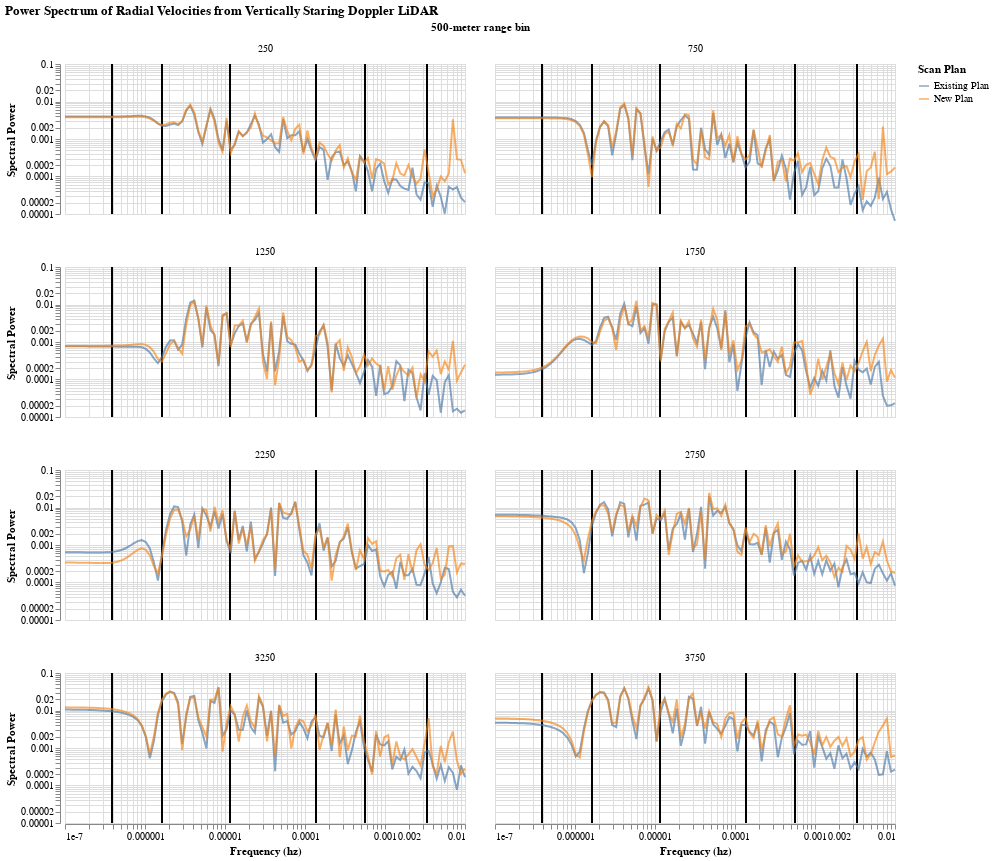

This figure's notebook cell:
### Code cell
psss = alt.Chart().mark_line(opacity=0.65).encode(
    alt.X('frequency:Q', scale=alt.Scale(type='log'), title='Frequency (hz)'),
    alt.Y('Spectral Power:Q', scale=alt.Scale(type='log', domain=[0.00001, 0.1])),
    alt.Color('Scan Plan:N')
).properties(height=150)

vertline_month = alt.Chart().mark_rule().encode(x='month:Q')
vertline_a = alt.Chart().mark_rule().encode(x='a:Q')
vertline_b = alt.Chart().mark_rule().encode(x='b:Q')
vertline_c = alt.Chart().mark_rule().encode(x='c:Q')
vertline_e = alt.Chart().mark_rule().encode(x='e:Q')
vertline_h = alt.Chart().mark_rule().encode(x='h:Q')
one_month = 1/(3600*24*30) 
one_week = 1/(3600*24*7)
one_day = 1/(3600*24)
two_hours = 1/(2*3600)
thirty_minutes = 1/(30*60)
five_minutes = 1/(5*60)

alt.layer(
    vertline_month, vertline_a, vertline_b, vertline_c, vertline_e, vertline_h,
    psss, 
    data=power_spectra_df
).transform_calculate(
    month=str(one_month),
    a=str(one_week),
    b=str(one_day),
    c=str(two_hours),
    e=str(thirty_minutes),
    h=str(five_minutes)
).facet(
    facet=alt.Facet('range_group:O', title='500-meter range bin'),
    columns=2,
    title='Power Spectrum of Radial Velocities from Vertically Staring Doppler LiDAR'
)

### Figure 1 — Vega-Lite specification as saved in the notebook (floating-point values rounded to 4 significant figures; data arrays with more than 128 entries replaced by an {"elided": "..."} marker saying what was removed)
{"config": {"view": {"continuousWidth": 400, "continuousHeight": 300}}, "data": {"name": "data-3cbf4141a5a78c00a12cf46452b6e683"}, "facet": {"field": "range_group", "title": "500-meter range bin", "type": "ordinal"}, "spec": {"layer": [{"mark": "rule", "encoding": {"x": {"field": "month", "type": "quantitative"}}}, {"mark": "rule", "encoding": {"x": {"field": "a", "type": "quantitative"}}}, {"mark": "rule", "encoding": {"x": {"field": "b", "type": "quantitative"}}}, {"mark": "rule", "encoding": {"x": {"field": "c", "type": "quantitative"}}}, {"mark": "rule", "encoding": {"x": {"field": "e", "type": "quantitative"}}}, {"mark": "rule", "encoding": {"x": {"field": "h", "type": "quantitative"}}}, {"mark": {"type": "line", "opacity": 0.65}, "encoding": {"color": {"field": "Scan Plan", "type": "nominal"}, "x": {"field": "frequency", "scale": {"type": "log"}, "title": "Frequency (hz)", "type": "quantitative"}, "y": {"field": "Spectral Power", "scale": {"domain": [1e-05, 0.1], "type": "log"}, "type": "quantitative"}}, "height": 150}], "transform": [{"calculate": "3.8580246913580245e-07", "as": "month"}, {"calculate": "1.6534391534391535e-06", "as": "a"}, {"calculate": "1.1574074074074073e-05", "as": "b"}, {"calculate": "0.0001388888888888889", "as": "c"}, {"calculate": "0.0005555555555555556", "as": "e"}, {"calculate": "0.0033333333333333335", "as": "h"}]}, "columns": 2, "title": "Power Spectrum of Radial Velocities from Vertically Staring Doppler LiDAR", "$schema": "https://vega.github.io/schema/vega-lite/v4.17.0.json", "datasets": {"data-3cbf4141a5a78c00a12cf46452b6e683": {"elided": "1600 records"}}}
